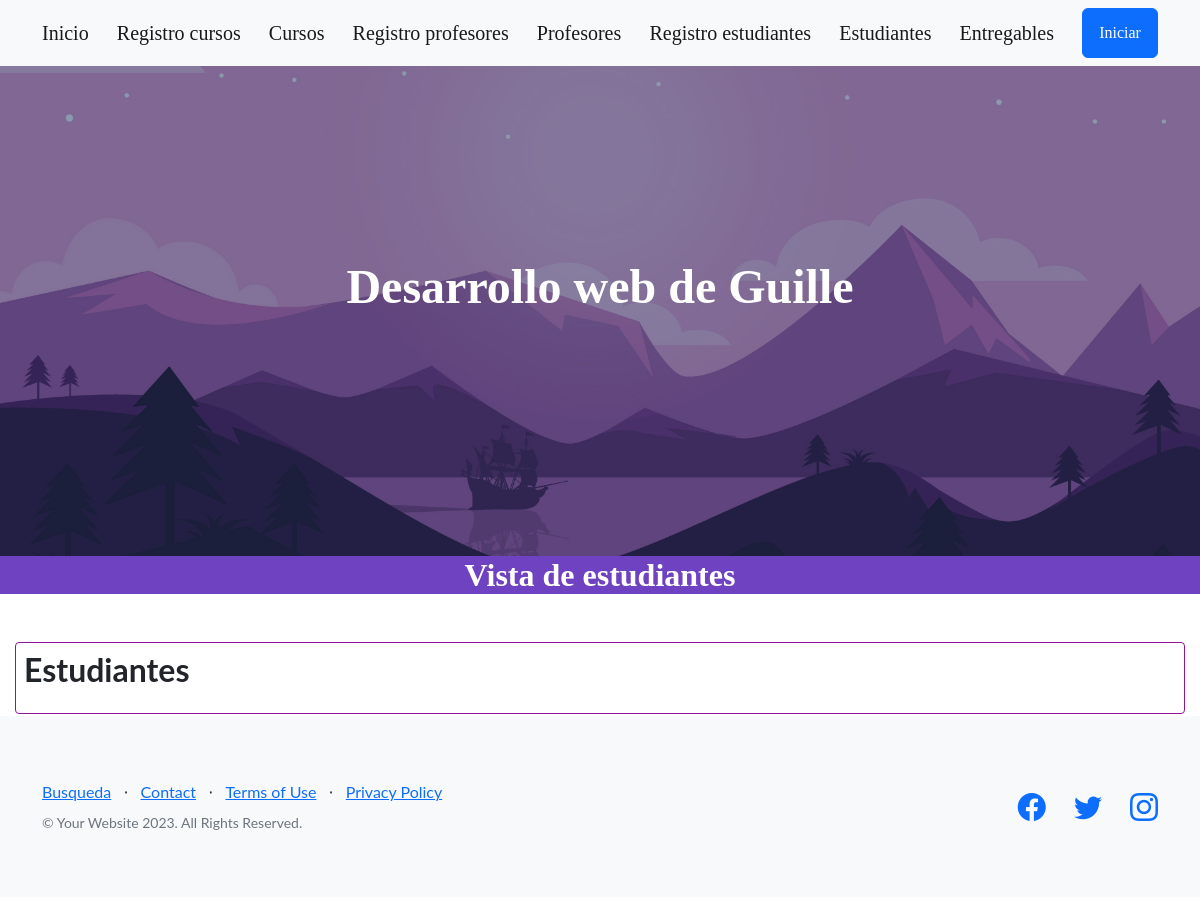
The page /app-coder/estudiantes/ on the database as committed earlier.
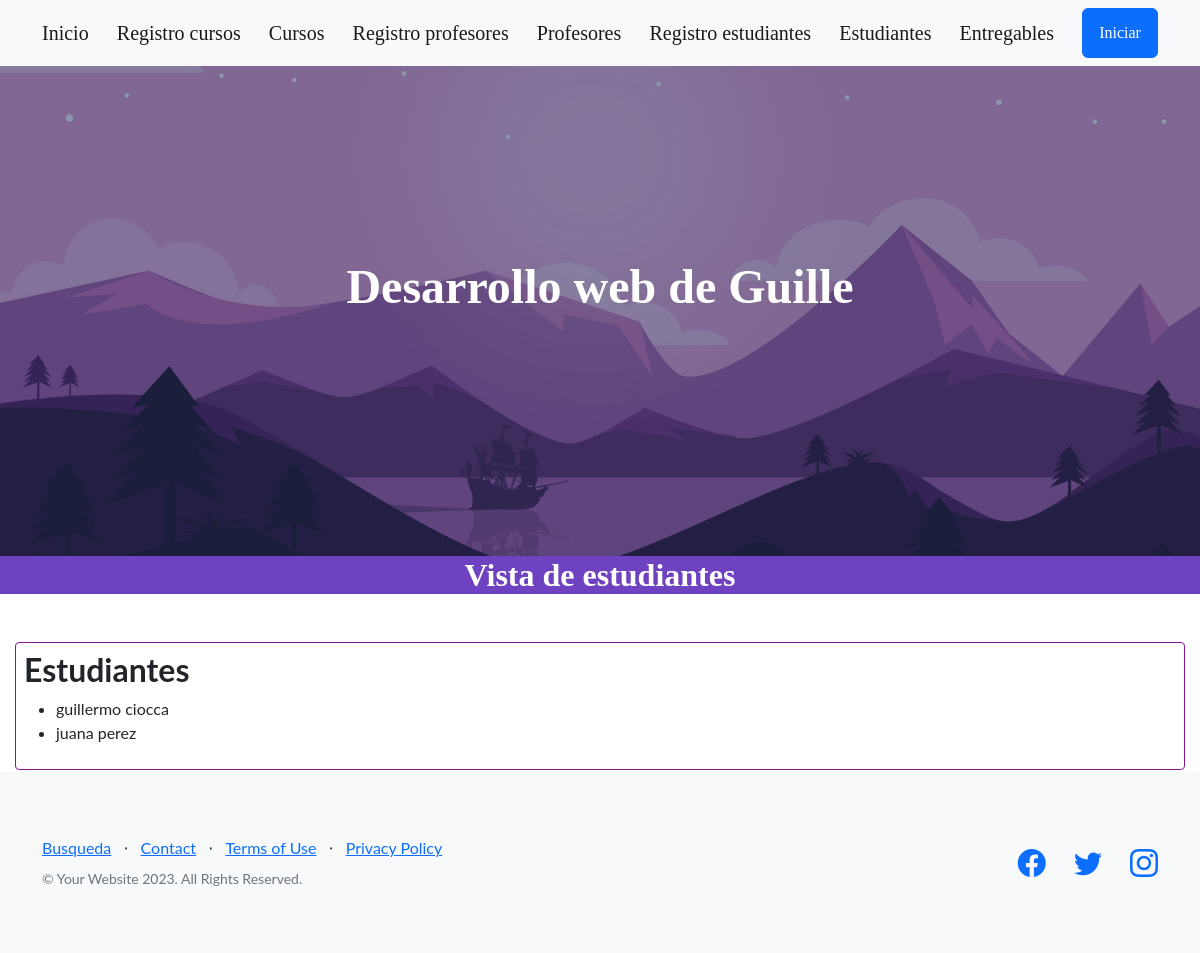
The same page on the database as committed later.
### AppCoder/models.py (models this page shows, shortened)
class Estudiantes(models.Model):
    nombre = models.CharField(max_length=30)
    apellido = models.CharField(max_length=30)
    email = models.EmailField()

### AppCoder/views.py (the view)
# urls.py: path('estudiantes/', estudiantes, name="estudiantes"),
def estudiantes(self):
    lista = Estudiantes.objects.all()
    return render(self, "estudiantes.html", {"lista_estudiantes": lista})

### AppCoder/templates/estudiantes.html
{% extends 'BASE.html' %}
{% load static %}
{% block contenidoQueCambia %}
<div style="background: #6f42c1;">
    <div class="text-center text-white">
        <div style="font-family: ubuntu-bold;">
            <h2 class="mb-5">Vista de estudiantes</h2>
        </div>
    </div>
</div>
    <div style="padding: 8px; border-radius: 4px; border: 1px solid #8f149a; box-sizing: border-box; margin-bottom: 2px; margin-left: 15px; margin-Right: 15px;">
        <h2>Estudiantes</h2>
        <ul>
        {% for estudiante in lista_estudiantes %}
        <li>{{estudiante.nombre}} {{estudiante.apellido}}</li>
        {% endfor %}
        </ul>
</div>
{% endblock contenidoQueCambia %}

Rows that differ between the two databases and show on the page:
added Estudiantes: nombre "guillermo", apellido "ciocca"
added Estudiantes: nombre "juana", apellido "perez"
